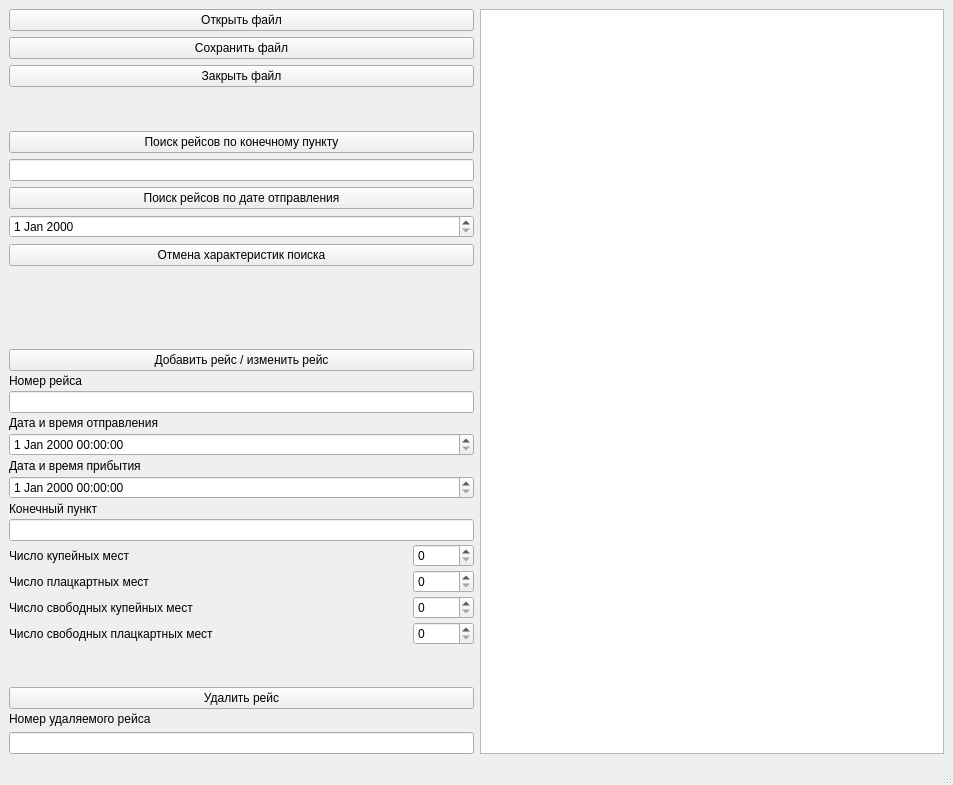
<?xml version="1.0" encoding="UTF-8"?>
<ui version="4.0">
 <class>MainWindow</class>
 <widget class="QMainWindow" name="MainWindow">
  <property name="geometry">
   <rect>
    <x>0</x>
    <y>0</y>
    <width>953</width>
    <height>785</height>
   </rect>
  </property>
  <property name="windowTitle">
   <string>MainWindow</string>
  </property>
  <widget class="QWidget" name="centralwidget">
   <layout class="QGridLayout" name="gridLayout">
    <item row="0" column="1">
     <widget class="QPlainTextEdit" name="plainTextEdit"/>
    </item>
    <item row="0" column="0">
     <layout class="QVBoxLayout" name="verticalLayout_4">
      <item>
       <layout class="QVBoxLayout" name="verticalLayout">
        <item>
         <widget class="QPushButton" name="pushButton_open_file">
          <property name="text">
           <string>Открыть файл</string>
          </property>
         </widget>
        </item>
        <item>
         <widget class="QPushButton" name="pushButton_save_five">
          <property name="text">
           <string>Сохранить файл</string>
          </property>
         </widget>
        </item>
        <item>
         <widget class="QPushButton" name="pushButton_close_file">
          <property name="text">
           <string>Закрыть файл</string>
          </property>
         </widget>
        </item>
       </layout>
      </item>
      <item>
       <layout class="QVBoxLayout" name="verticalLayout_2">
        <item>
         <spacer name="verticalSpacer_3">
          <property name="orientation">
           <enum>Qt::Vertical</enum>
          </property>
          <property name="sizeHint" stdset="0">
           <size>
            <width>20</width>
            <height>40</height>
           </size>
          </property>
         </spacer>
        </item>
        <item>
         <widget class="QPushButton" name="pushButton_search_drive_place">
          <property name="text">
           <string>Поиск рейсов по конечному пункту</string>
          </property>
         </widget>
        </item>
        <item>
         <widget class="QLineEdit" name="lineEdit"/>
        </item>
        <item>
         <widget class="QPushButton" name="pushButton_search_drive_date">
          <property name="text">
           <string>Поиск рейсов по дате отправления</string>
          </property>
         </widget>
        </item>
        <item>
         <widget class="QDateEdit" name="dateEdit"/>
        </item>
        <item>
         <widget class="QPushButton" name="pushButton_cancel_search">
          <property name="text">
           <string>Отмена характеристик поиска</string>
          </property>
         </widget>
        </item>
        <item>
         <spacer name="verticalSpacer_4">
          <property name="orientation">
           <enum>Qt::Vertical</enum>
          </property>
          <property name="sizeHint" stdset="0">
           <size>
            <width>20</width>
            <height>40</height>
           </size>
          </property>
         </spacer>
        </item>
        <item>
         <layout class="QVBoxLayout" name="verticalLayout_3" stretch="0,0,0,0,0,0,0,0,0,0,0,0,0,0,0,0,0">
          <property name="spacing">
           <number>3</number>
          </property>
          <property name="leftMargin">
           <number>0</number>
          </property>
          <property name="rightMargin">
           <number>0</number>
          </property>
          <property name="bottomMargin">
           <number>0</number>
          </property>
          <item>
           <spacer name="verticalSpacer_2">
            <property name="orientation">
             <enum>Qt::Vertical</enum>
            </property>
            <property name="sizeHint" stdset="0">
             <size>
              <width>20</width>
              <height>40</height>
             </size>
            </property>
           </spacer>
          </item>
          <item>
           <widget class="QPushButton" name="pushButton_add_trip">
            <property name="text">
             <string>Добавить рейс / изменить рейс</string>
            </property>
           </widget>
          </item>
          <item>
           <widget class="QLabel" name="label">
            <property name="text">
             <string>Номер рейса</string>
            </property>
           </widget>
          </item>
          <item>
           <widget class="QLineEdit" name="lineEdit_3"/>
          </item>
          <item>
           <widget class="QLabel" name="label_4">
            <property name="text">
             <string>Дата и время отправления</string>
            </property>
           </widget>
          </item>
          <item>
           <widget class="QDateTimeEdit" name="dateTimeEdit_2"/>
          </item>
          <item>
           <widget class="QLabel" name="label_6">
            <property name="text">
             <string>Дата и время прибытия</string>
            </property>
           </widget>
          </item>
          <item>
           <widget class="QDateTimeEdit" name="dateTimeEdit_3"/>
          </item>
          <item>
           <widget class="QLabel" name="label_5">
            <property name="text">
             <string>Конечный пункт</string>
            </property>
           </widget>
          </item>
          <item>
           <widget class="QLineEdit" name="lineEdit_2"/>
          </item>
          <item>
           <layout class="QHBoxLayout" name="horizontalLayout">
            <item>
             <widget class="QLabel" name="label_8">
              <property name="text">
               <string>Число купейных мест</string>
              </property>
             </widget>
            </item>
            <item>
             <spacer name="horizontalSpacer">
              <property name="orientation">
               <enum>Qt::Horizontal</enum>
              </property>
              <property name="sizeHint" stdset="0">
               <size>
                <width>40</width>
                <height>20</height>
               </size>
              </property>
             </spacer>
            </item>
            <item>
             <widget class="QSpinBox" name="spinBox_4">
              <property name="maximum">
               <number>99999</number>
              </property>
             </widget>
            </item>
           </layout>
          </item>
          <item>
           <layout class="QHBoxLayout" name="horizontalLayout_2">
            <item>
             <widget class="QLabel" name="label_9">
              <property name="text">
               <string>Число плацкартных мест</string>
              </property>
             </widget>
            </item>
            <item>
             <spacer name="horizontalSpacer_2">
              <property name="orientation">
               <enum>Qt::Horizontal</enum>
              </property>
              <property name="sizeHint" stdset="0">
               <size>
                <width>40</width>
                <height>20</height>
               </size>
              </property>
             </spacer>
            </item>
            <item>
             <widget class="QSpinBox" name="spinBox_3">
              <property name="maximum">
               <number>99999</number>
              </property>
             </widget>
            </item>
           </layout>
          </item>
          <item>
           <layout class="QHBoxLayout" name="horizontalLayout_3">
            <item>
             <widget class="QLabel" name="label_7">
              <property name="text">
               <string>Число свободных купейных мест</string>
              </property>
             </widget>
            </item>
            <item>
             <spacer name="horizontalSpacer_3">
              <property name="orientation">
               <enum>Qt::Horizontal</enum>
              </property>
              <property name="sizeHint" stdset="0">
               <size>
                <width>40</width>
                <height>20</height>
               </size>
              </property>
             </spacer>
            </item>
            <item>
             <widget class="QSpinBox" name="spinBox">
              <property name="maximum">
               <number>99999</number>
              </property>
             </widget>
            </item>
           </layout>
          </item>
          <item>
           <layout class="QHBoxLayout" name="horizontalLayout_4">
            <item>
             <widget class="QLabel" name="label_10">
              <property name="text">
               <string>Число свободных плацкартных мест</string>
              </property>
             </widget>
            </item>
            <item>
             <spacer name="horizontalSpacer_4">
              <property name="orientation">
               <enum>Qt::Horizontal</enum>
              </property>
              <property name="sizeHint" stdset="0">
               <size>
                <width>40</width>
                <height>20</height>
               </size>
              </property>
             </spacer>
            </item>
            <item>
             <widget class="QSpinBox" name="spinBox_2">
              <property name="maximum">
               <number>99999</number>
              </property>
             </widget>
            </item>
           </layout>
          </item>
          <item>
           <spacer name="verticalSpacer">
            <property name="orientation">
             <enum>Qt::Vertical</enum>
            </property>
            <property name="sizeHint" stdset="0">
             <size>
              <width>20</width>
              <height>40</height>
             </size>
            </property>
           </spacer>
          </item>
          <item>
           <widget class="QPushButton" name="pushButton">
            <property name="text">
             <string>Удалить рейс</string>
            </property>
           </widget>
          </item>
          <item>
           <widget class="QLabel" name="label_2">
            <property name="text">
             <string>Номер удаляемого рейса</string>
            </property>
           </widget>
          </item>
         </layout>
        </item>
        <item>
         <widget class="QLineEdit" name="lineEdit_delete"/>
        </item>
       </layout>
      </item>
     </layout>
    </item>
   </layout>
  </widget>
  <widget class="QMenuBar" name="menubar">
   <property name="geometry">
    <rect>
     <x>0</x>
     <y>0</y>
     <width>953</width>
     <height>23</height>
    </rect>
   </property>
  </widget>
  <widget class="QStatusBar" name="statusbar"/>
 </widget>
 <resources/>
 <connections/>
</ui>
